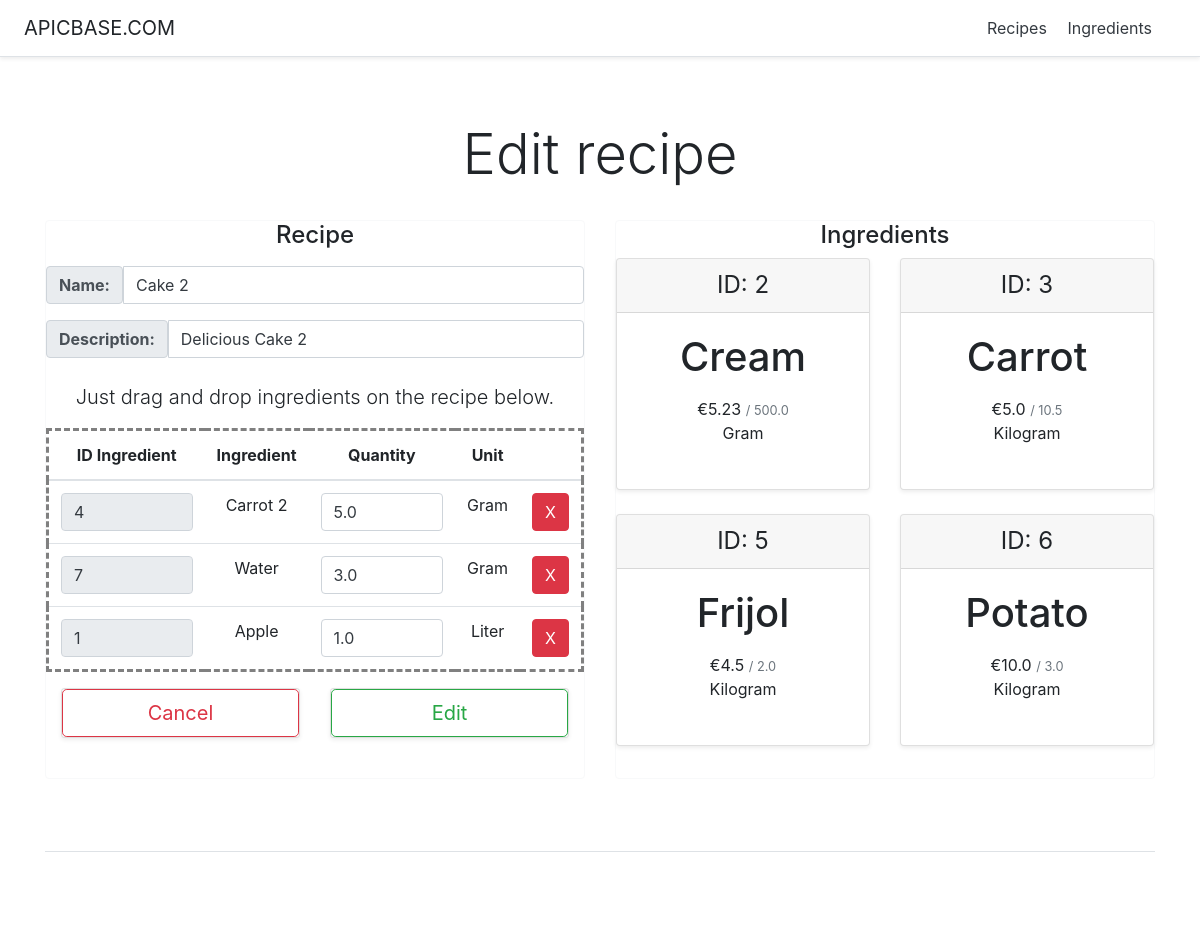
/recipeManager/4/edit, run on the app's committed database.
### recipeManager/models.py (models this page shows, shortened)
class Recipe(models.Model):
    id = models.AutoField(primary_key=True)
    name = models.CharField(max_length=200)
    description = models.CharField(max_length=200)
    ingredients = models.ManyToManyField(Ingredient, through='Recipe_Ingredients')

class Ingredient(models.Model):
    id = models.AutoField(primary_key=True)
    name = models.CharField(max_length=200)
    cost = models.FloatField()
    amount = models.FloatField()
    GRAMS='g.'
    KILOGRAMS='Kg.'
    CENTILITERS='cl.'
    LITERS='l.'
    UNIT_CHOICES = (
        (GRAMS, 'Gram'),
        (KILOGRAMS, 'Kilogram'),
        (CENTILITERS, 'Centiliter'),
        (LITERS, 'Liter')
    )
    unit = models.CharField(
        max_length=2,
        choices=UNIT_CHOICES,
        default=GRAMS,
    )

class Recipe_Ingredients(models.Model):
    recipe = models.ForeignKey(Recipe, on_delete=models.CASCADE)
    ingredient = models.ForeignKey(Ingredient, on_delete=models.CASCADE)
    quantity = models.FloatField()

### recipeManager/views.py (the view, shortened to what this page needs)
# urls.py: path('<int:recipe_id>/edit', views.EditRecipe, name='editRecipe'),
def EditRecipe(request, recipe_id):
    recipe = get_object_or_404(Recipe, pk=recipe_id)
    recipe_ingredients = Ingredient.objects.filter(recipe__id=recipe.id)
    context = {'recipe' : recipe}
    ingredients_list = Ingredient.objects.all()
    if len(recipe_ingredients) > 0 : context['recipe_ingredients'] = recipe_ingredients
    if len(ingredients_list) > 0 : context['ingredients_list'] = ingredients_list
    ingredientsCosts, totalCost = calculateCosts(recipe)
    context['ingredientsCosts'] = ingredientsCosts
    return render(request, "recipeManager/editRecipe.html", context)

### recipeManager/views.py (called while the page is built)
def calculateCosts(recipe):
    ingredients = Ingredient.objects.filter(recipe__id=recipe.id)
    totalCost = 0
    ingredientsCosts = []
    for ingredient in ingredients:
        quant = Recipe_Ingredients.objects.get(recipe__id = recipe.id, ingredient__id = ingredient.id).quantity
        costPerQuantity = round((ingredient.cost / ingredient.amount) * quant, 2)
        totalCost += costPerQuantity
        ingredientsCosts.append((ingredient, quant, costPerQuantity))
    return ingredientsCosts, round(totalCost, 2)

### recipeManager/templates/recipeManager/editRecipe.html (shortened to what this page needs)
<!DOCTYPE html>
<html lang="en">
   <head>
      {% load static %}
      <link href="{%static 'recipeManager/pricing.css'%}" rel="stylesheet">
      {% load static %}
      <link href="{%static 'recipeManager/bootstrap.min.css'%}" rel="stylesheet">
   </head>
   <body>
      <div class="d-flex flex-column flex-md-row align-items-center p-3 px-md-4 mb-3 bg-white border-bottom shadow-sm">
         <h5 class="my-0 mr-md-auto font-weight-normal">APICBASE.COM</h5>
         <nav class="my-2 my-md-0 mr-md-3">
            <a class="p-2 text-dark" href="{% url 'recipeManager:index' %}">Recipes</a>
            <a class="p-2 text-dark" href="{% url 'recipeManager:ingredients' %}">Ingredients</a>
         </nav>
      </div>
      <div class="pricing-header px-3 py-3 pt-md-5 pb-md-4 mx-auto text-center">
         <h1 class="display-4">Edit recipe</h1>
      </div>
      <div class="container">
         <div class="card-deck mb-3 text-center">
            <div class="card mb-4 border-light">
              <form action="{% url 'recipeManager:editRecipe' recipe.id %}" method="post">
               <h4>Recipe</h4>
               <ul class="list-unstyled mt-3 mb-4">
                  <li>
                     <div class="input-group mb-3">
                        <label class="input-group-text" for="id_name"><b>Name:</b></label>
                        <input id="id_name" class="form-control text-dark" type="text" required name="name" value="{{ recipe.name }}">
                     </div>
                  </li>
                  <li>
                     <div class="input-group mb-3">
                        <label class="input-group-text" for="id_description"><b>Description:</b></label>
                        <input id="id_description" class="form-control text-dark" type="text" required name="description" value="{{ recipe.description }}">
                     </div>
                  </li>
               </ul>
               <p class="lead">Just drag and drop ingredients on the recipe below.</p>
               <table style="border-style: dashed;" id="table" class="table table-hover" ondrop="drop(event)" ondragover="allowDrop(event)">
                  <thead>
                     <tr>
                        <th scope="col">ID Ingredient</th>
                        <th scope="col">Ingredient</th>
                        <th scope="col">Quantity</th>
                        <th scope="col">Unit</th>
                        <th></th>
                     </tr>
                  </thead>
                  <tbody>
                    {% if recipe_ingredients %}
                      {% for ingredient, quantity, cost in ingredientsCosts %}
                        <tr id="rowID{{ ingredient.id }}">
                          <td>
                            <input id="ingredient_id{{ ingredient.id }}" type="text" class="form-control text-dark" name="ingredient_id" required readonly="readonly" value="{{ ingredient.id }}">
                          </td>
                          <td>{{ ingredient.name }}</td>
                          <td>
                            <input type="number" step="0.01" name="quantity" required class="form-control text-dark" value="{{ quantity }}">
                          </td>
                          <td>{{ ingredient.get_unit_display }}</td>
                          <td>
                            <button id="remove{{ingredient.id}}" class="btn btn-danger" type="button" name="button" onclick="remove({{ingredient.id}})">X</button>
                          </td>
                        </tr>
                      {% endfor %}
                     {% endif %}
                  </tbody>
               </table>
               <div class="container">
                  <div class="card-deck mb-3 text-center">
                     <div id="cancelButtonSection" class="card mb-4 shadow-sm">
                        <a href="{% url 'recipeManager:recipeDetail' recipe.id %}" style="text-decoration:none;">
                        <button type="button" class="btn btn-lg btn-block btn-outline-danger">Cancel</button>
                        </a>
                     </div>
                     <div id="saveButtonSection" class="card mb-4 shadow-sm">
                        <button id="saveButton" type="submit" class="btn btn-lg btn-block btn-outline-success">Edit</button>
                     </div>
                  </div>
               </div>
             </form>
            </div>
            <div class="card mb-4 border-light">
               <h4>Ingredients</h4>
               <div class="card-deck mb-3 text-center" data-spy="scroll" style="position: relative;max-height:500px;overflow-y: scroll;">
                  {% if ingredients_list %}
                    {% for ingredient in ingredients_list %}
                      {% if recipe_ingredients %}
                        {% if ingredient not in recipe_ingredients %}
                          <div id="{{ ingredient.id }}" draggable="true" ondragstart="drag(event)" class="card mb-4 shadow-sm">
                             <div class="card-header">
                                <h4 id="igredientId{{ ingredient.id }}" class="my-0 font-weight-normal">ID: {{ ingredient.id }}</h4>
                             </div>
                             <div class="card-body">
                                <h1 id="ingredientName{{ ingredient.id }}" class="card-title pricing-card-title">{{ ingredient.name }}</h1>
                                <ul class="list-unstyled mt-3 mb-4">
                                   <li>€{{ ingredient.cost }} <small class="text-muted">/ {{ ingredient.amount }}</small></li>
                                   <li id="ingredientUnit{{ ingredient.id }}">{{ ingredient.get_unit_display }}</li>
                                </ul>
                             </div>
                          </div>
                        {% endif %}
                      {% endif %}
                    {% endfor %}
                  {% else %}
                    <p><strong>No ingredients available.</strong></p>
                  {% endif %}
               </div>
            </div>
         </div>
         <footer class="pt-4 my-md-5 pt-md-5 border-top"></footer>
      </div>
   </body>
</html>

### recipeManager/static/recipeManager/pricing.css (style rules this page uses)
html { font-size: 14px; }
@media (min-width: 768px) { html { font-size: 16px; } }
.container { max-width: 960px; }
.pricing-header { max-width: 700px; }
.card-deck .card { min-width: 220px; }

### data on the page
Recipe: name "Cake 2", description "Delicious Cake 2"
Ingredient: ingredient_id "4", name "Carrot 2", quantity "5.0", unit "Gram"
Ingredient: ingredient_id "7", name "Water", quantity "3.0", unit "Gram"
Ingredient: ingredient_id "1", name "Apple", quantity "1.0", unit "Liter"
Ingredient: id "2", name "Cream", cost "5.23", amount "500.0", unit "Gram"
Ingredient: id "3", name "Carrot", cost "5.0", amount "10.5", unit "Kilogram"
Ingredient: id "5", name "Frijol", cost "4.5", amount "2.0", unit "Kilogram"
Ingredient: id "6", name "Potato", cost "10.0", amount "3.0", unit "Kilogram"
